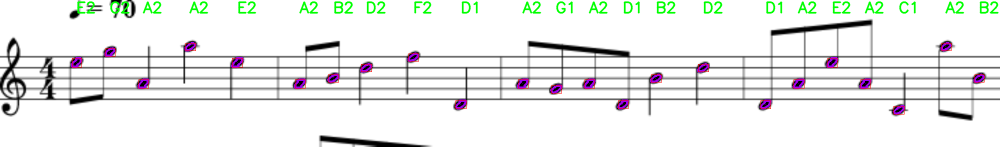
#> input picture output/melodies/melody10_out.png, 2000 x 293 px, given in place of melody1.png, which was not available (shown at 1/2 size)
$ python main.py   (older library calls are emulated)
#> lines starting #> are read from the running program, lines starting #| are printed output that depends on the picture; after the words box and inside, x2 and y2 are one past the last pixel; in counts of white or black regions, pixels touching at a corner belong together; pictures that were not available may be replaced by others from this repository, and a replacement may not be noted
import cv2
import numpy as np
import random
import string

COUNTER = 1


def load_img(path):
    return cv2.imread(path)


def gray_scale(img):
    return cv2.cvtColor(img, cv2.COLOR_BGR2GRAY)


def invert(img):
    return 255 - img


def scale_width(img, width):
    percent = width / float(img.shape[1])
    return cv2.resize(img, (width, int(img.shape[0] * percent)))


# [9 lines of commented-out code are left out]


def ims(img, name=''):
    global COUNTER
    if not name:
        name = ''.join(random.choices(string.ascii_lowercase, k=3))
    cv2.imshow(str(COUNTER)+' '+name, img)
    COUNTER += 1


# [12 lines of commented-out code are left out]


def find_staff(img):
    global COUNTER
    theta = np.pi / 180
    min_width = int(img.shape[1] / 2)
    low_threshold = 50
    high_threshold = 200
    kernel_size = 3
    img = cv2.GaussianBlur(img, (kernel_size, kernel_size), 0)
    edges = cv2.Canny(img, low_threshold, high_threshold)
    rho = 1
    threshold = int(min_width / 4)
    min_line_length = min_width
    max_line_gap = min_width / 2
    #ims(edges, 'edges')
    staff = cv2.HoughLinesP(edges, rho=rho, theta=theta, threshold=threshold,
                            minLineLength=min_line_length, maxLineGap=max_line_gap)
    #print(len(staff))
    #pixel_margin = img.shape[0]/50
    staff = sorted(staff, key=lambda x: x[0][1])
    # [15 lines of commented-out code are left out]
    return staff


def draw_staff(img, staff, i):
    global COUNTER
    staff_image = np.copy(img) * 0
    for line in staff:
        for x1, y1, x2, y2 in line:
            cv2.line(staff_image, (x1, y1), (x2, y2), (255, 0, 0), 1)
    img_staff = cv2.addWeighted(img, 0.8, staff_image, 1, 0)
    # ims(line_image, 'line_image')
    # ims(edges, 'edges')
    #ims(staff_image, 'staff_img')
    staff_image = cv2.putText(staff_image, str(len(staff)), (5, 50), cv2.FONT_HERSHEY_SIMPLEX, 1, (255, 255, 255), 2, cv2.LINE_AA)
    # [16 lines of commented-out code are left out]


def find_notes(img):
    gray = gray_scale(img)
    ret, thresh2 = cv2.threshold(gray, 225, 255, cv2.THRESH_BINARY_INV | cv2.THRESH_OTSU)
    poziome = thresh2.copy()
    (rows, cols) = poziome.shape
    poziomesize = np.int(cols / 30)
    kernel = np.ones((1, poziomesize), np.uint8)
    poziome = cv2.erode(poziome, kernel)
    # [4 lines of commented-out code are left out]
    kernel = np.ones((1, 8), np.uint8) #spłaszcza poziomo
    poziome2 = cv2.erode(thresh2, kernel)
    #ims(poziome2, 'poz2')
    kernel = np.ones((8, 1), np.uint8) #spłaszcza pionowo
    poziome3 = cv2.erode(poziome2, kernel)
    #ims(poziome3, 'poz3')
    #(cnts, _) = cv2.findContours(poziome3, cv2.RETR_EXTERNAL, cv2.CHAIN_APPROX_SIMPLE)
    (cnts, _) = cv2.findContours(poziome3, cv2.RETR_TREE, cv2.CHAIN_APPROX_NONE)
    width_sum, height_sum, width_avg, height_avg = 0, 0, 0, 0
    min_aspect = 1.0
    max_aspect = 2.0
    avg_count = 0
    for c in cnts:
        approx = cv2.approxPolyDP(c, 0.01 * cv2.arcLength(c, True), True)
        x, y, w, h = cv2.boundingRect(approx)
        aspectRatio = float(w) / h
        if min_aspect < aspectRatio < max_aspect:
            width_sum += w
            height_sum += h
            avg_count += 1
    width_avg = width_sum / avg_count
    height_avg = height_sum / avg_count
    size_margin = 0.3
    #print(width_avg, height_avg)
    notes = []
    for c in cnts:
        approx = cv2.approxPolyDP(c, 0.01 * cv2.arcLength(c, True), True)
        x, y, w, h = cv2.boundingRect(approx)
        aspectRatio = float(w) / h
        width_margin = abs(w - width_avg) / width_avg
        height_margin = abs(h - height_avg) / height_avg
        if min_aspect < aspectRatio < max_aspect and width_margin < size_margin and height_margin < size_margin:
            notes.append(c)
    return notes


def draw_notes(img, notes):
    contours_image = np.copy(img) * 0
    for c in notes:
        approx = cv2.approxPolyDP(c, 0.01 * cv2.arcLength(c, True), True)
        x, y, w, h = cv2.boundingRect(approx)
        cv2.drawContours(img, c, -1, (240, 0, 159), 3)
        cv2.drawContours(contours_image, c, -1, (240, 0, 159), 3)
        cv2.rectangle(img, (x, y), (x + w, y + h), (0, 0, 255), 1)
        M = cv2.moments(c)
        cX = int((M["m10"] / M["m00"]))
        cY = int((M["m01"] / M["m00"]))
        # cv2.circle(img, (cY, cX), 3, (240, 0, 159), -1)
        img[cY, cX] = (240, 0, 159)
        contours_image[cY, cX] = (240, 0, 159)
    #ims(img, 'img_contours')
    #ims(contours_image, 'contours_image')


def find_sounds(staff, notes):
    PRINT = 0
    order = ['C1', 'D1', 'E1', 'F1', 'G1', 'A2', 'B2', 'C2', 'D2', 'E2', 'F2', 'G2', 'A2']
    order_rev = order[::-1]
    notes_coords = []
    lines_coords = []
    sectors = []
    notes_result = []
    for c in notes:
        M = cv2.moments(c)
        cX = int((M["m10"] / M["m00"]))
        cY = int((M["m01"] / M["m00"]))
        notes_coords.append([cX, cY])
    for line in staff:
        lines_coords.append(line[0])
    lines_coords = sorted(lines_coords, key=lambda x: x[1])
    minY = lines_coords[0][1]
    maxY = lines_coords[-1][1]
    sect_dist = int((maxY - minY) / 8)
    notes_coords = sorted(notes_coords, key=lambda x: x[0])
    front_sectors = []
    for i in range(11):
        sectors.append(lines_coords[0][1] + i*sect_dist)
    for i in range(-2, 0):
        front_sectors.append(lines_coords[0][1] + i*sect_dist)
    sectors = front_sectors + sectors
    # [15 lines of commented-out code are left out]
    for note in notes_coords:
        #distances = [abs(sector[2] - note[1]) for sector in sectors]
        distances = [abs(sector - note[1]) for sector in sectors]
        mindist = min(distances)
        index = distances.index(mindist)
        #print(distances)
        #print(note[1], index, mindist, order_rev[index])
        if len(staff) == 10 or True:
            notes_result.append([order_rev[index], note[0]])
        else:
            notes_result.append(['ER', note[0]])
    # [6 lines of commented-out code are left out]
    return notes_result


def draw_sounds(img, sounds, folder, name, i):
    for s in sounds:
        img = cv2.putText(img, s[0], (s[1], 25), cv2.FONT_HERSHEY_SIMPLEX, 1, (0, 255, 0), 2, cv2.LINE_AA)
    #ims(img, 'sounds_img')
    path = f'output/{folder}/{name}{i}_out.png'
    cv2.imwrite(path, img)


# def gamma(image, gamma=1.0):
#     # build a lookup table mapping the pixel values [0, 255] to
#     # their adjusted gamma values
#     invGamma = 1.0 / gamma
#     table = np.array([((i / 255.0) ** invGamma) * 255
#         for i in np.arange(0, 256)]).astype("uint8")
#
#     # apply gamma correction using the lookup table
#     return cv2.LUT(image, table)


def process(folder, name, ext, i):
    img_path = f'./input/{folder}/{name}{i}.{ext}'
    img = load_img(img_path)
    img = scale_width(img, 2000)
    # ims(img, 'scaled')
    #img = gamma(img)
    #ims(img, 'after')
    staff = find_staff(img)
    notes = find_notes(img)
    sounds = find_sounds(staff, notes)
    draw_staff(img, staff, i)
    draw_notes(img, notes)
    draw_sounds(img, sounds, folder, name, i)


def process_folder(folder, name, ext, start, end):
    for i in range(start, end+1):
        try:
            process(folder, name, ext, i)
#> in load_img, returned value is the input picture: shape (293, 2000, 3); mean B, G, R 233.1, 234.8, 233.2
#> in find_staff, `edges = cv2.Canny(img, low_threshold, high_threshold)`:
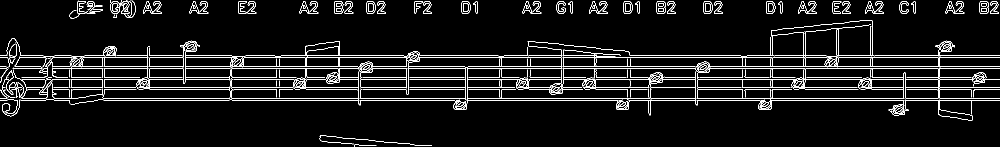
#> edges: shape (293, 2000) (shown at 1/2 size); 5.9% white in thin lines or dots
#> in find_staff, `staff = cv2.HoughLinesP(edges, rho=rho, theta=theta, threshold=thresho..`: staff = 14 rows, first 6: [0, 200, 1999, 200], [0, 115, 1999, 115], [2, 158, 1999, 158], [5, 175, 1999, 175], [0, 137, 1999, 137], [0, 133, 1999, 133]
#> in find_staff, `staff = sorted(staff, key=lambda x: x[0][1])`: staff = 14 items, first 6: [[155, 3, 1993, 3]], [[154, 6, 1995, 6]], [[144, 23, 1994, 23]], [[140, 27, 1994, 27]], [[0, 111, 1999, 111]], [[0, 115, 1999, 115]]
#> in find_notes, `ret, thresh2 = cv2.threshold(gray, 225, 255, cv2.THRESH_BINARY_INV | c..`:
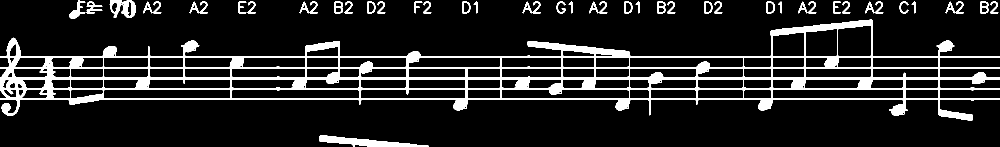
#> thresh2: shape (293, 2000) (shown at 1/2 size); 11.8% white; 48 white regions, largest, box (x1, y1, x2, y2) and area: (0, 39, 2000, 241) 58167, (639, 271, 857, 293) 2127, (242, 0, 272, 36) 651
#> in find_notes, `ret, thresh2 = cv2.threshold(gray, 225, 255, cv2.THRESH_BINARY_INV | c..`: ret = 177
#> in find_notes, `poziome = cv2.erode(poziome, kernel)`: poziome: shape (293, 2000); 5.8% white; 10 white regions (2 under 20 px), largest, box (x1, y1, x2, y2) and area: (0, 155, 2000, 159) 8000, (0, 112, 2000, 115) 6000, (0, 134, 2000, 137) 6000
#> in find_notes, `poziome2 = cv2.erode(thresh2, kernel)`: poziome2: shape (293, 2000); 8.7% white; 103 white regions (46 under 20 px), largest, box (x1, y1, x2, y2) and area: (0, 82, 2000, 221) 41901, (1545, 40, 1742, 71) 2191, (643, 271, 854, 293) 1963
#> in find_notes, `poziome3 = cv2.erode(poziome2, kernel)`: poziome3: shape (293, 2000); 1.6% white; 49 white regions (8 under 20 px)
#> in find_notes, `(cnts, _) = cv2.findContours(poziome3, cv2.RETR_TREE, cv2.CHAIN_APPROX..`: cnts = 49 contours, 12 with area under 20; largest, box (x1, y1, x2, y2) and area: (1059, 86, 1257, 112) 690, (643, 275, 824, 293) 676, (1545, 44, 1742, 68) 612, (1169, 159, 1189, 176) 226, (464, 116, 485, 134) 224
#> the loop in find_notes, `for c in cnts:` made 49 passes
#> (x, y, w, h, aspectRatio, width_sum, height_sum) on passes 3, 5, 6, 7, 12, 13, 14, 15, 16, 17, 18, 22: (1787, 212, 21, 16, 1.31, 21, 16), (1521, 201, 21, 17, 1.24, 42, 33), (1236, 201, 20, 17, 1.18, 62, 50), (911, 201, 21, 16, 1.31, 83, 66), (1102, 170, 21, 16, 1.31, 104, 82), (1721, 159, 21, 17, 1.24, 125, 99), (1587, 159, 21, 17, 1.24, 146, 116), (1169, 159, 20, 17, 1.18, 166, 133), (1036, 159, 20, 17, 1.18, 186, 150), (590, 159, 20, 17, 1.18, 206, 167), (277, 159, 20, 17, 1.18, 226, 184), (1949, 149, 20, 16, 1.25, 246, 200)
#> (x, y, w, h, aspectRatio) on passes 2, 4, 10, 19, 20, 25: (1881, 224, 61, 14, 4.36), (8, 211, 9, 11, 0.818), (99, 176, 5, 21, 0.238), (22, 158, 20, 6, 3.33), (0, 157, 8, 21, 0.381), (12, 149, 1, 1, 1)
#> after the loop in find_notes, `for c in cnts:`: avg_count = 24; height_sum = 389; width_sum = 482
#> in find_notes, `width_avg = width_sum / avg_count`: width_avg = 20.08
#> in find_notes, `height_avg = height_sum / avg_count`: height_avg = 16.21
#> the loop in find_notes, `for c in cnts:` made 49 passes
#> (x, y, w, h, aspectRatio, width_margin, height_margin) on passes 2, 3, 4, 5, 6, 7, 10, 12, 13, 14, 15, 16: (1881, 224, 61, 14, 4.36, 2.04, 0.136), (1787, 212, 21, 16, 1.31, 0.0456, 0.0129), (8, 211, 9, 11, 0.818, 0.552, 0.321), (1521, 201, 21, 17, 1.24, 0.0456, 0.0488), (1236, 201, 20, 17, 1.18, 0.00415, 0.0488), (911, 201, 21, 16, 1.31, 0.0456, 0.0129), (99, 176, 5, 21, 0.238, 0.751, 0.296), (1102, 170, 21, 16, 1.31, 0.0456, 0.0129), (1721, 159, 21, 17, 1.24, 0.0456, 0.0488), (1587, 159, 21, 17, 1.24, 0.0456, 0.0488), (1169, 159, 20, 17, 1.18, 0.00415, 0.0488), (1036, 159, 20, 17, 1.18, 0.00415, 0.0488)
#> (approx, x, y, w, h, aspectRatio, width_margin, height_margin) on passes 1, 9, 11, 21, 37, 40: ([[643, 276], [737, 287], [739, 292], [823, 292]], 643, 276, 181, 17, 10.65, 8.01, 0.0488), ([[203, 193], [143, 201], [143, 205], [203, 196]], 143, 193, 61, 13, 4.69, 2.04, 0.198), ([[48, 174], [48, 175]], 48, 174, 1, 2, 0.5, 0.95, 0.877), ([[11, 151], [9, 153], [9, 155], [11, 155]], 9, 151, 3, 5, 0.6, 0.851, 0.692), ([[37, 104], [37, 111], [36, 112], [37, 111]], 36, 104, 2, 9, 0.222, 0.9, 0.445), ([[1059, 87], [1256, 111], [1247, 105]], 1059, 87, 198, 25, 7.92, 8.86, 0.542)
#> the loop in find_sounds, `for c in notes:` made 23 passes
#> the loop in find_sounds, `for line in staff:` made 14 passes
#> the loop in find_sounds, `for note in notes_coords:` made 23 passes
#> note on passes 1 to 12: [152, 124], [219, 103], [286, 166], [380, 92], [474, 124], [598, 166], [666, 155], [731, 135], [826, 114], [921, 208], [1045, 166], [1112, 177]
#> in draw_staff, `staff_image = np.copy(img) * 0`: staff_image: shape (293, 2000, 3); every value is 0
#> the loop in draw_staff, `for line in staff:` made 14 passes
#> after the loop in draw_staff, `for line in staff:`:
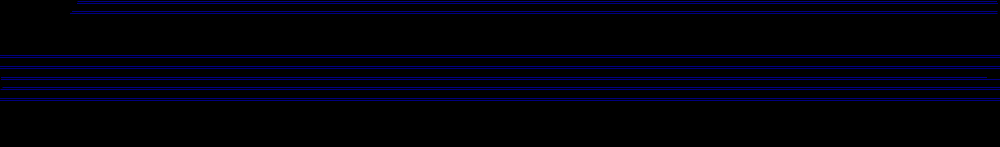
#> staff_image: shape (293, 2000, 3) (shown at 1/2 size); mean B, G, R 11.9, 0, 0
#> in draw_staff, `img_staff = cv2.addWeighted(img, 0.8, staff_image, 1, 0)`:
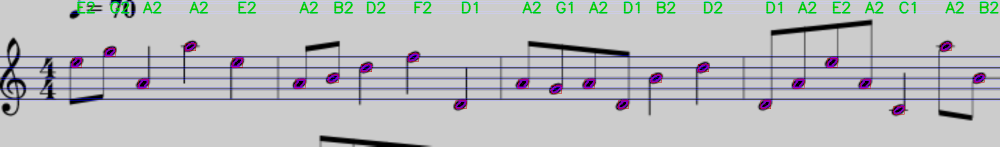
#> img_staff: shape (293, 2000, 3) (shown at 1/2 size); mean B, G, R 191.1, 187.8, 186.5
#> in draw_staff, `staff_image = cv2.putText(staff_image, str(len(staff)), (5, 50), cv2.F..`: staff_image: shape (293, 2000, 3); 0.06% of pixels changed, all inside (x1, y1, x2, y2) = (9, 27, 46, 53)
#> the loop in draw_notes, `for c in notes:` made 23 passes
#> after the loop in draw_notes, `for c in notes:`:
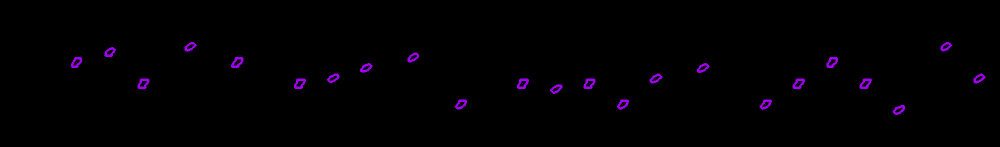
#> contours_image: shape (293, 2000, 3) (shown at 1/2 size); mean B, G, R 2.5, 0, 1.6
#> after the loop in draw_notes, `for c in notes:`:
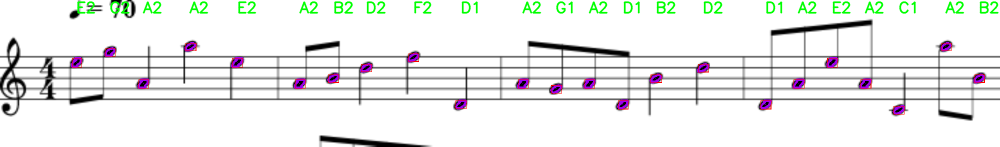
#> img: shape (293, 2000, 3) (shown at 1/2 size); 0.16% of pixels changed, all inside (x1, y1, x2, y2) = (146, 84, 1971, 228)
#> the loop in draw_sounds, `for s in sounds:` made 23 passes
#> s on passes 1 to 12: ['A2', 152], ['B2', 219], ['F1', 286], ['B2', 380], ['A2', 474], ['F1', 598], ['G1', 666], ['A2', 731], ['A2', 826], ['D1', 921], ['F1', 1045], ['F1', 1112]
#> after the loop in draw_sounds, `for s in sounds:`:
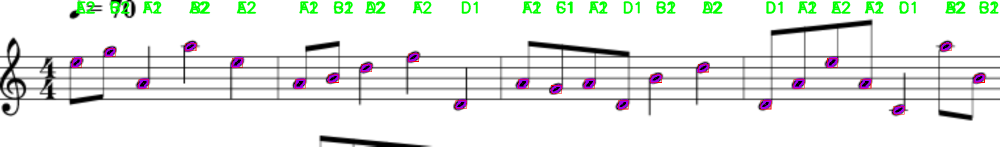
#> img: shape (293, 2000, 3) (shown at 1/2 size); mean B, G, R 231.9, 234.8, 231.9
        except:
            pass


if __name__ == '__main__':
    d1 = ['melodies', 'melody', 'png', 1, 30]
    d2 = ['zdjecia_bartek', 'd', 'jpg', 200, 214]
    d3 = ['zdjecia', 'zdjecie', 'png', 1, 6]
    d4 = ['zdjecia_bartek', 'r', 'jpg', 100, 107]
    d_list = [d1, d2, d3, d4]
    for d in d_list:
        process_folder(*d)
    cv2.waitKey()
